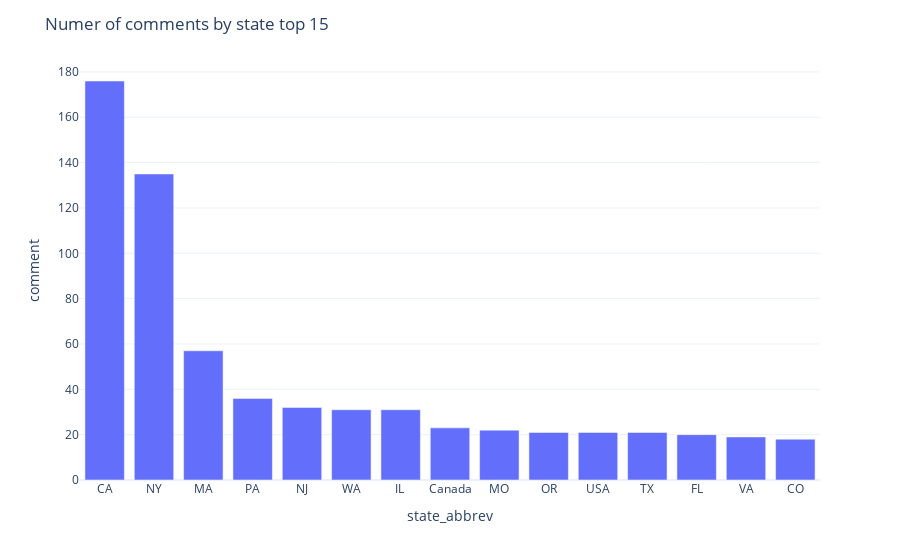

Here is the notebook cell this chart was saved with:
### Code cell
state_group = df.groupby('state_abbrev')['comment'].count().reset_index().sort_values('comment', ascending=False).head(15)

fig = px.bar(state_group, x='state_abbrev', y='comment')
fig.update_layout(title_text='Numer of comments by state top 15', template="plotly_white")
fig.show()

### Figure 1 — Plotly figure (JSON) as saved in the notebook; plotly's stock layout.template omitted (floating-point values rounded to 4 significant figures)
{"data": [{"alignmentgroup": "True", "hoverlabel": {"namelength": 0}, "hovertemplate": "state_abbrev=%{x}<br>comment=%{y}", "legendgroup": "", "marker": {"color": "#636efa"}, "name": "", "offsetgroup": "", "orientation": "v", "showlegend": false, "textposition": "auto", "type": "bar", "x": ["CA", "NY", "MA", "PA", "NJ", "WA", "IL ", "Canada", "MO", "OR", "USA", "TX", "FL", "VA", "CO"], "xaxis": "x", "y": [176, 135, 57, 36, 32, 31, 31, 23, 22, 21, 21, 21, 20, 19, 18], "yaxis": "y"}], "layout": {"barmode": "relative", "legend": {"tracegroupgap": 0}, "margin": {"t": 60}, "title": {"text": "Numer of comments by state top 15"}, "xaxis": {"anchor": "y", "domain": [0, 1], "title": {"text": "state_abbrev"}}, "yaxis": {"anchor": "x", "domain": [0, 1], "title": {"text": "comment"}}}}
